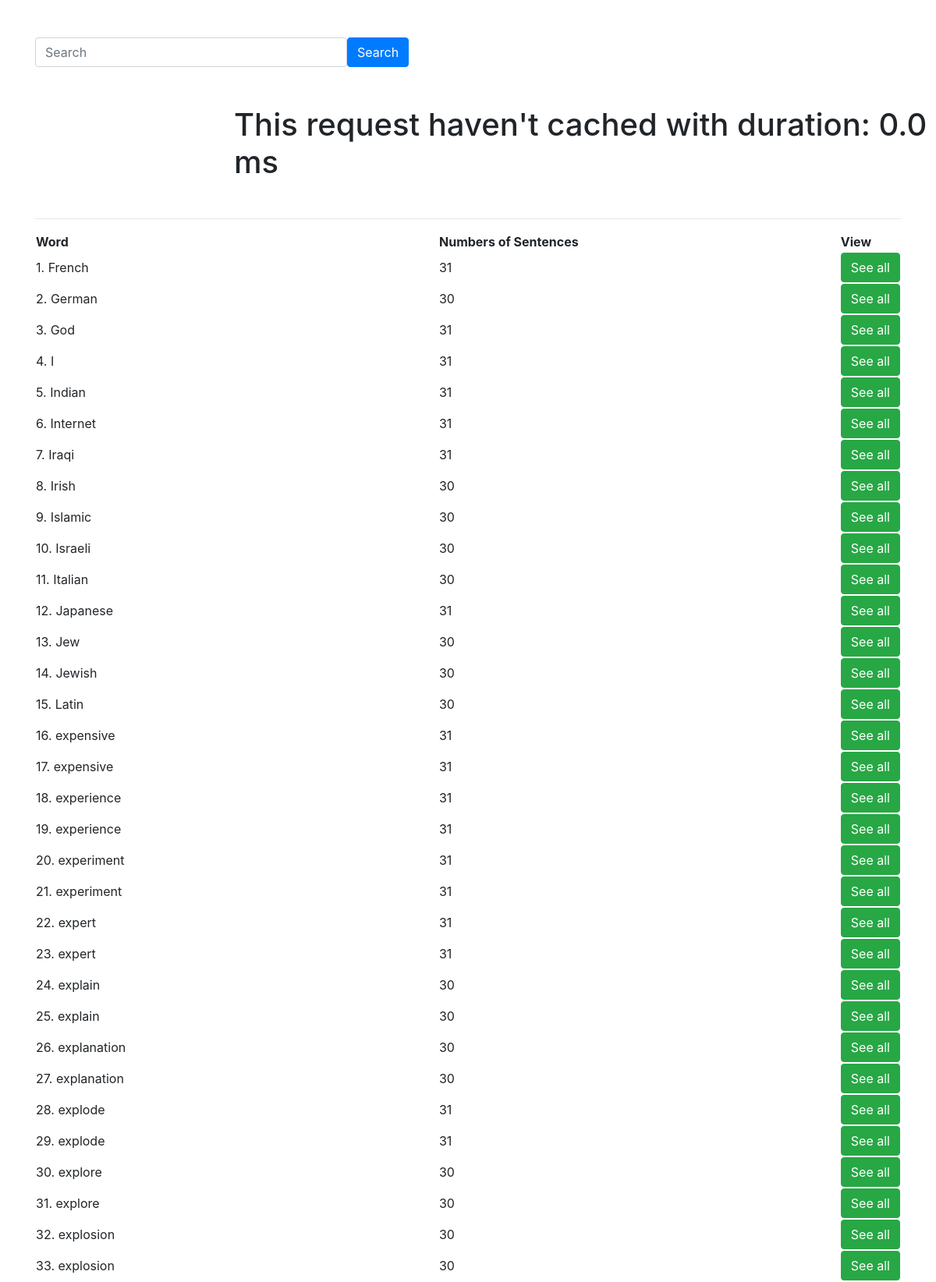
Page /word/home (upper part) on the committed database.
### word/models.py (models this page shows)
class Word(models.Model):
    raw = models.CharField(max_length=200)

### word/views.py (the view)
# urls.py: 2. Add a URL to urlpatterns:  path('', views.home, name='home')
@timer
def home(request):
    start = time.time()
    words_num = {}
    word_search = request.GET.get('words')
    isCached = False
    print("word_search", word_search)
    if word_search is None:
        sentinel = object()
        isCached = cache.get('words_num', sentinel) is sentinel
        if not isCached:
            words_num = cache.get('words_num')
        else:
            words = Word.objects.filter().order_by('raw')
            for word in words:
                sens = Sentence.objects.filter(word_id=word.id)
                words_num[word] = len(sens)
            cache.set('words_num', words_num)
    else:
        words = Word.objects.filter(raw__contains=word_search)
        for word in words:
            sens = Sentence.objects.filter(word_id=word.id)
            words_num[word] = len(sens)
    duration = (time.time() - start) * 1000
    context = {
        'words_num': words_num,
        'duration': duration,
        'isCached': not isCached,
        'search': word_search is None
    }
    return render(request, 'home.html', context)

### word/views.py (called while the page is built)
def timer(func):
    @wraps(func)  # used for copying func metadata
    def wrapper(*args, **kwargs):
        start = time.time()
        result = func(*args, **kwargs)
        duration = (time.time() - start) * 1000
        print('view {} takes {:.2f} ms'.format(
            func.__name__,
            duration
        ))
        return result
    return wrapper

### word/templates/home.html (shortened to what this page needs)
<!DOCTYPE html>
<html lang="en">
<head>
    <link rel="stylesheet" href="https://stackpath.bootstrapcdn.com/bootstrap/4.4.1/css/bootstrap.min.css">
</head>
<body>
    <div class="container mt-5">
        <form method="get">
        <div class="mx-auto text-center d-flex ">
            <input class="form-control" name="words" placeholder="Search" style="width:400px">
            <button class="btn btn-primary">Search</button>
        </div>
    </form>
    </div>
    {% if search == True %}
        {% if isCached == True %}
            <h1 style="margin-left:300px; margin-top:50px">This request have been cached with duration: {{duration}} ms</h1>
        {% else %}
            <h1 style="margin-left:300px; margin-top:50px">This request haven't cached with duration: {{duration}} ms</h1>
        {% endif %}
    {% else %}
        <a href="home" class="btn btn-success" style="width: max-content; margin-left:1300px">Back home</a>
    {% endif %}
    <div class="container mt-5">
        {% if words_num %}
        <table>
            <thead>
            <tr>
            <th style="width:50%">Word</th>
            <th style="width:60%">Numbers of Sentences</th>
            <th style="width:50%">View</th>
            </tr>
            </thead>
            <tbody>
                {% for w, n in words_num.items %}
                <tr class="pt-4">
                <td>{{forloop.counter}}. {{w.raw}}</td>
                <td>{{n|truncatechars:250}}</td>
                <td><a href="show/{{w.id}}" class="btn btn-success" style="width: max-content">See all</a></td>
                </tr>
                {% endfor %}
                <hr>
            </tbody>
        </table>
        {% else %}
        <p class="text-center"> No words found.. Try something else</p>
        {% endif %}
    </div>
</body>
</html>

### rows in the picture
Word: raw "French", n "31"
Word: raw "German", n "30"
Word: raw "God", n "31"
Word: raw "I", n "31"
Word: raw "Indian", n "31"
Word: raw "Internet", n "31"
Word: raw "Iraqi", n "31"
Word: raw "Irish", n "30"
Word: raw "Islamic", n "30"
Word: raw "Israeli", n "30"
Word: raw "Italian", n "30"
Word: raw "Japanese", n "31"
Word: raw "Jew", n "30"
Word: raw "Jewish", n "30"
Word: raw "Latin", n "30"
Word: raw "expensive", n "31"
Word: raw "expensive", n "31"
Word: raw "experience", n "31"
Word: raw "experience", n "31"
Word: raw "experiment", n "31"
Word: raw "experiment", n "31"
Word: raw "expert", n "31"
Word: raw "expert", n "31"
Word: raw "explain", n "30"
Word: raw "explain", n "30"
Word: raw "explanation", n "30"
Word: raw "explanation", n "30"
Word: raw "explode", n "31"
Word: raw "explode", n "31"
Word: raw "explore", n "30"
Word: raw "explore", n "30"
Word: raw "explosion", n "30"
Word: raw "explosion", n "30"

### other values in the picture
{{ duration }} "0.0"
